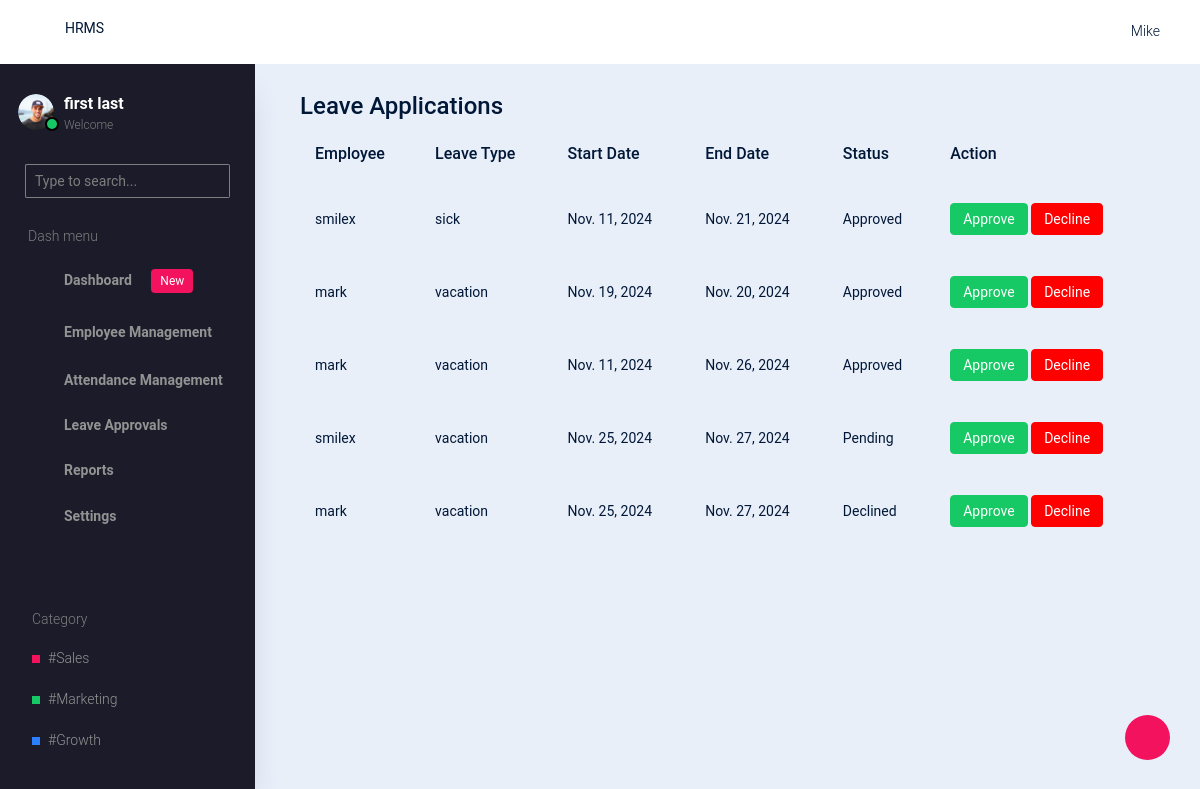
The app's page /review_leaves/ (signed in) with its own data.
### hrms/models.py (models this page shows, shortened)
class LeaveRequest(models.Model):
    STATUS_CHOICES = [
        ('PENDING', 'Pending'),
        ('APPROVED', 'Approved'),
        ('DECLINED', 'Declined'),
    ]
    employee = models.ForeignKey(CustomUser, on_delete=models.CASCADE, related_name="leave_requests")
    leave_type = models.CharField(max_length=20, choices=[
        ('vacation', 'Vacation'),
        ('sick', 'Sick Leave'),
        ('personal', 'Personal Leave'),
    ])
    start_date = models.DateField()
    end_date = models.DateField()
    days_requested = models.IntegerField(editable=False, default=0)
    days_approved = models.IntegerField(null=True, blank=True)
    reason = models.TextField()
    status = models.CharField(max_length=10, choices=STATUS_CHOICES, default='PENDING')
    notes = models.TextField(blank=True, null=True)

### accounts/models.py (models this page shows, shortened)
class CustomUser(AbstractUser):
    ROLE_CHOICES = [
        ('admin', 'Admin'),
        ('hr_manager', 'HR Manager'),
        ('employee', 'Employee'),
    ]
    role = models.CharField(max_length=20, choices=ROLE_CHOICES, default='employee')
    gender = models.CharField(max_length=20, choices=[('male', 'Male'), ('female', 'Female')], default='male')
    phone = models.CharField(max_length=15, blank=True, null=True)
    position = models.CharField(max_length=100, blank=True, null=True)
    department = models.ForeignKey(Department, on_delete=models.CASCADE, default=None, null=True)
    start_date = models.DateField(blank=True, null=True)
    exit_date = models.DateField(null=True, blank=True)
    reason_for_leaving = models.CharField(max_length=255, null=True, blank=True)

### hrms/views.py (the view)
# urls.py: path('review_leaves/',leave_requests,name='reviewleaves'),
@login_required
def leave_requests(request):
    leave_requests = LeaveRequest.objects.all()
    return render(request, 'hrms/admin/leave-approvals/leave_requests.html', {'leave_requests': leave_requests})

### hrms/templates/hrms/admin/leave-approvals/leave_requests.html
{% extends 'hrms/admin/base.html' %}
{% block content %}
<div class="container">
    <h2>Leave Applications</h2>
    <table class="table table-striped">
        <thead>
            <tr>
                <th>Employee</th>
                <th>Leave Type</th>
                <th>Start Date</th>
                <th>End Date</th>
                <th>Status</th>
                <th>Action</th>
            </tr>
        </thead>
        <tbody>
            {% for leave in leave_requests %}
            <tr>
                <td>{{ leave.employee.username }}</td>
                <td>{{ leave.leave_type }}</td>
                <td>{{ leave.start_date }}</td>
                <td>{{ leave.end_date }}</td>
                <td>{{ leave.get_status_display }}</td>
                <td>
                    <a href="{% url 'update_leave_status' leave.id 'APPROVED' %}" class="btn btn-sm btn-success">Approve</a>
                    <a href="{% url 'update_leave_status' leave.id 'DECLINED' %}" class="btn btn-sm btn-danger">Decline</a>
                </td>
            </tr>
            {% endfor %}
        </tbody>
    </table>
</div>
{% endblock %}

### records on screen
LeaveRequest: employee.username "smilex", leave_type "sick", start_date "Nov. 11, 2024", end_date "Nov. 21, 2024", status "Approved"
LeaveRequest: employee.username "mark", leave_type "vacation", start_date "Nov. 19, 2024", end_date "Nov. 20, 2024", status "Approved"
LeaveRequest: employee.username "mark", leave_type "vacation", start_date "Nov. 11, 2024", end_date "Nov. 26, 2024", status "Approved"
LeaveRequest: employee.username "smilex", leave_type "vacation", start_date "Nov. 25, 2024", end_date "Nov. 27, 2024", status "Pending"
LeaveRequest: employee.username "mark", leave_type "vacation", start_date "Nov. 25, 2024", end_date "Nov. 27, 2024", status "Declined"
